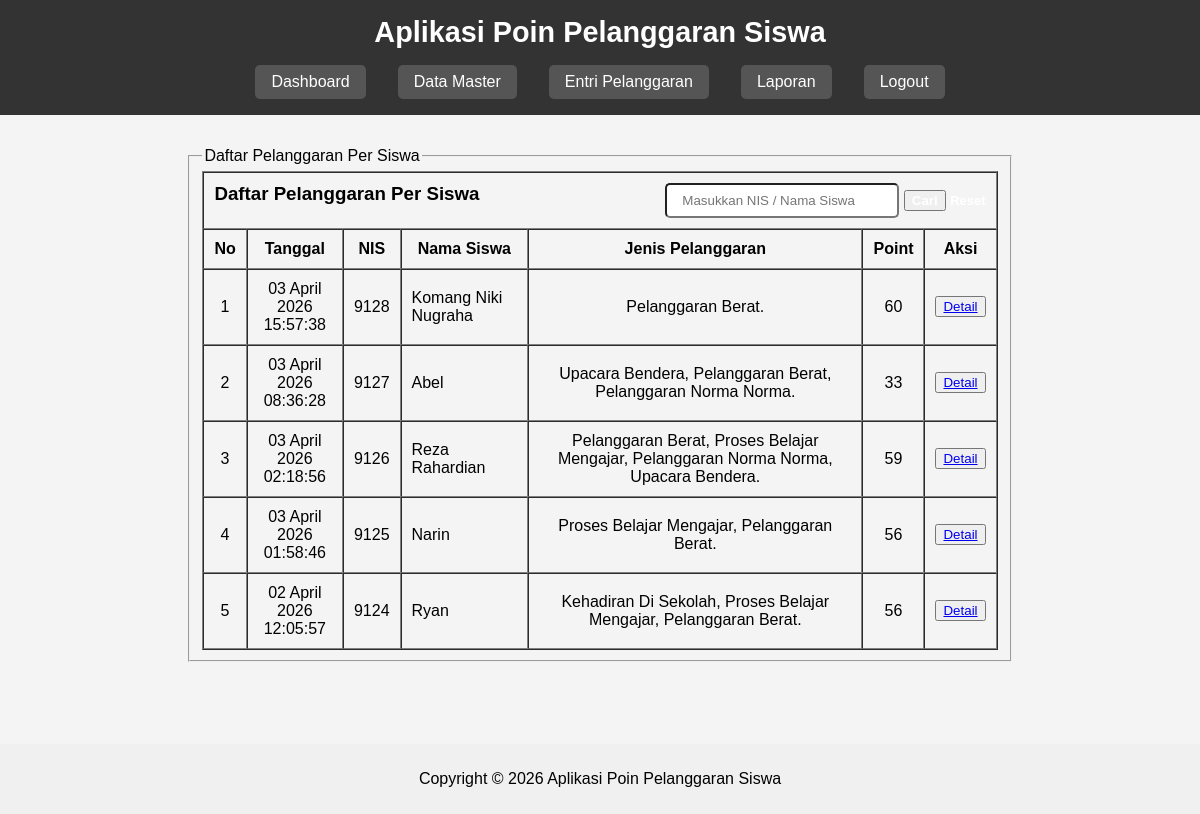
Page /pages/laporan/list_pelanggaran.php (signed in) on the earlier database version.
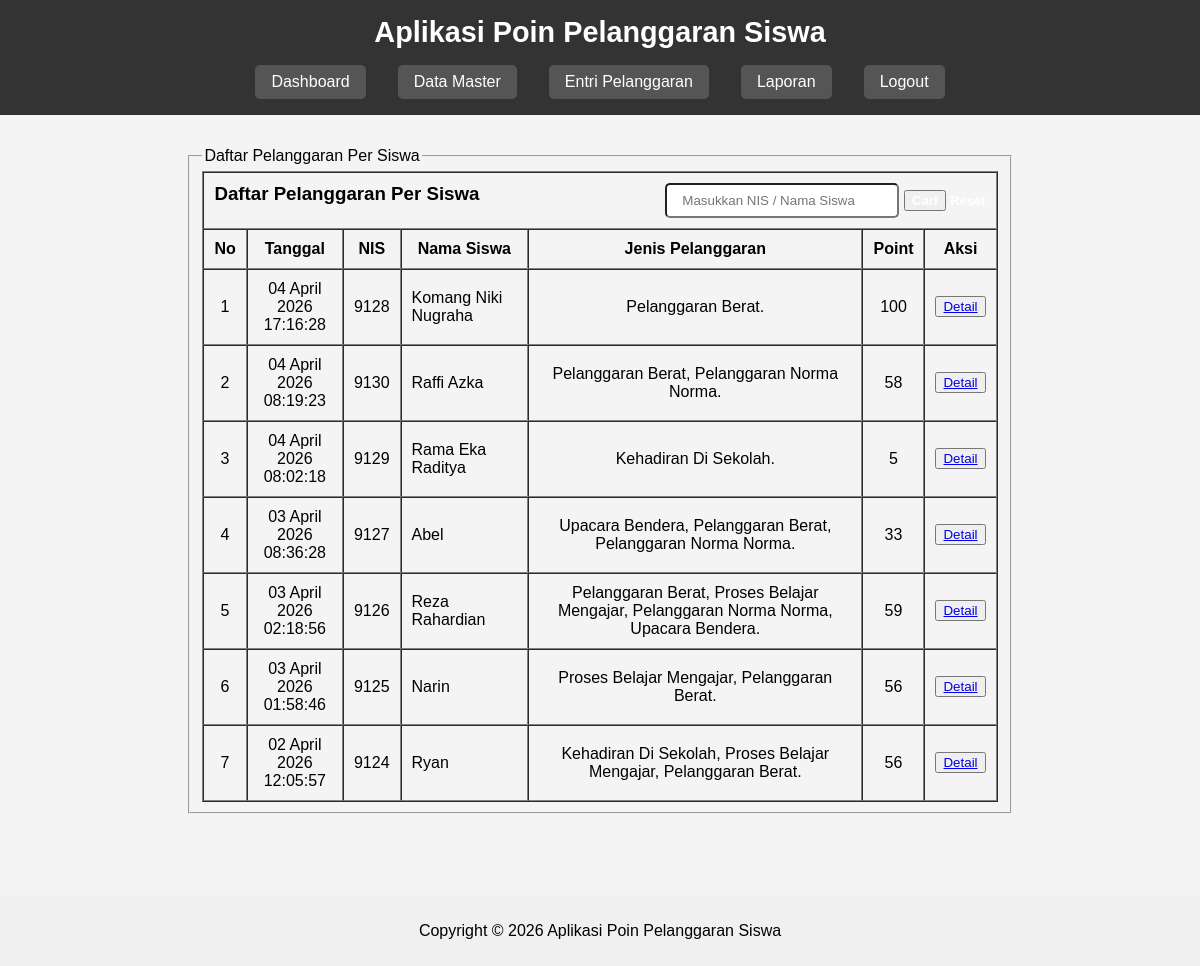
Same page on the later database version.
### tables this page shows
CREATE TABLE `pelanggaran_siswa` (
  `id_pelanggaran_siswa` int(5) NOT NULL,
  `tanggal` datetime DEFAULT NULL,
  `nis` int(5) DEFAULT NULL,
  `id_jenis_pelanggaran` int(11) DEFAULT NULL,
  `keterangan` text DEFAULT NULL
);

CREATE TABLE `siswa` (
  `nis` int(5) NOT NULL,
  `nama_siswa` varchar(50) DEFAULT NULL,
  `jenis_kelamin` enum('Laki - Laki','Perempuan') DEFAULT NULL,
  `alamat` varchar(100) DEFAULT NULL,
  `password` varchar(70) DEFAULT NULL,
  `status` enum('aktif','tidak_aktif','lulus','pindah') DEFAULT NULL,
  `id_ortu_wali` int(5) DEFAULT NULL,
  `id_kelas` int(3) DEFAULT NULL
);

### pages/laporan/list_pelanggaran.php (the view, shortened to what the changed rows need)
<?php
include ROOTPATH . "/config/config.php";
include ROOTPATH . "/includes/header.php";
if(isset($_GET['cari'])){
    $cari = $_GET['cari'];
    $result = mysqli_query($conn, "SELECT ps.id_pelanggaran_siswa, s.nama_siswa, ps.tanggal, jp.jenis, ps.nis FROM pelanggaran_siswa ps JOIN siswa s USING(nis) JOIN jenis_pelanggaran jp USING(id_jenis_pelanggaran) WHERE ps.tanggal = (SELECT MAX(tanggal) FROM pelanggaran_siswa WHERE nis = ps.nis) AND (nama_siswa like '%".$cari."%' OR nis like '%".$cari."%') ORDER BY ps.tanggal DESC");
}else{
    $result = mysqli_query($conn, "SELECT ps.id_pelanggaran_siswa, s.nama_siswa, ps.tanggal, jp.jenis, ps.nis FROM pelanggaran_siswa ps JOIN siswa s USING(nis) JOIN jenis_pelanggaran jp USING(id_jenis_pelanggaran) WHERE ps.tanggal = (SELECT MAX(tanggal) FROM pelanggaran_siswa WHERE nis = ps.nis) ORDER BY ps.tanggal DESC");
}
?>
<center>
    <fieldset style="width: 70%;">
        <div class="scroll">
            <table border="1" cellpadding="10" cellspacing="0" width="100%">
                <thead>
                    <tr>
                        <th colspan="7" align="right">
                            <h3 style="float:left; margin: 0;">Daftar Pelanggaran Per Siswa</h3>
                            <form action="list_pelanggaran.php" method="get">
                                <input type="text" value="<?php if(isset($_GET['cari'])) { echo $_GET['cari']; } else { echo ""; } ?>" name="cari" placeholder="Masukkan NIS / Nama Siswa" list="nama_siswa" style="padding: 8px 15px;width: 200px;border-radius: 5px;" autocomplete="off">
                                <input type="submit" class="btn-warning" style="color:white; font-weight:bold;" value="Cari">
                                <a href="list_pelanggaran.php" class="btn-danger" style="text-decoration: none; color: white; font-family:'Arial'; font-size:13px;">Reset</a>
                            </form>
                        </th>
                    </tr>
                    <tr>
                        <th>No</th>
                        <th>Tanggal</th>
                        <th>NIS</th>
                        <th>Nama Siswa</th>
                        <th>Jenis Pelanggaran</th>
                        <th>Point</th>
                        <th>Aksi</th>
                    </tr>
                </thead>
                <tbody>
                    <?php
                    $no = 1;
                    if(mysqli_num_rows($result)==0){
                        echo "
                        <tr><td colspan='7' align='center'>Data Tidak Ditemukan</td></tr>";
                    }else{
                        while ($row = mysqli_fetch_assoc($result)){
                    ?>
                    <tr>
                        <td align="center"><?= $no++?></td>
                        <td align="center">
                            <?php
                            $datetime = date("d-m-Y H:i:s", strtotime($row['tanggal']));
                            $tanggal = explode(" ", $datetime);
                            $jam = $tanggal[1];
                            $tanggal = explode("-", $tanggal[0]);
                            $bulan = array(
                                "01" => "Januari",
                                "02" => "Pebruari",
                                "03" => "Maret",
                                "04" => "April",
                                "05" => "Mei",
                                "06" => "Juni",
                                "07" => "Juli",
                                "08" => "Agustus",
                                "09" => "September",
                                "10" => "Oktober",
                                "11" => "November",
                                "12" => "Desember"
                            );
                            $tanggal = $tanggal[0] . " " . $bulan[$tanggal[1]] . " " . $tanggal[2];
                            echo $tanggal;
                            echo "<br>";
                            echo $jam;
                            ?>
                        </td>
                        <td align="center"><?= htmlspecialchars($row['nis']) ?></td>
                        <td><?= htmlspecialchars($row['nama_siswa']) ?></td>
                        <td align="center">
                            <?php
                            $query_pelanggaran = mysqli_query($conn, "SELECT DISTINCT jenis FROM pelanggaran_siswa JOIN jenis_pelanggaran USING(id_jenis_pelanggaran) WHERE nis = '$row[nis]'");
                            $daftar_pelanggaran = [];
                            while($data_pelanggaran = mysqli_fetch_assoc($query_pelanggaran)){
                                $daftar_pelanggaran[] = htmlspecialchars($data_pelanggaran['jenis']);
                            }
                            if(!empty($daftar_pelanggaran)){
                                echo implode(', ', $daftar_pelanggaran) . '.';
                            }
                            ?>
                        </td>
                        <?php
                        $poin_persiswa = mysqli_fetch_assoc(mysqli_query($conn, "SELECT SUM(poin) FROM pelanggaran_siswa JOIN siswa USING(nis) JOIN jenis_pelanggaran USING(id_jenis_pelanggaran) WHERE nis = '$row[nis]'"))['SUM(poin)'];
                        ?>
                        <td align="center"><?= htmlspecialchars($poin_persiswa) ?></td>
                        <td>
                            <button class="btn-primary"><a href="/poin_pelanggaran_siswa/pages/laporan/detail_pelanggaran.php?nis=<?=$row['nis']?>&from=list_pelanggaran.php">Detail</a></button>
                        </td>
                    </tr>
                    <?php
                        }
                        }
                    ?>
                </tbody>
            </table>
        </div>
    </fieldset>
</center>
<?php
include "../../includes/footer.php";
?>

Differences in the rows shown:
no longer on this page (row unchanged): pelanggaran_siswa: tanggal "03 April 2026", tanggal "15:57:38", nis "9128", nis.nama_siswa "Komang Niki Nugraha", daftar_pelanggaran "Pelanggaran Berat", poin_persiswa "60"
added pelanggaran_siswa: tanggal "04 April 2026", tanggal "17:16:28", nis "9128", nis.nama_siswa "Komang Niki Nugraha", daftar_pelanggaran "Pelanggaran Berat", poin_persiswa "100"
added pelanggaran_siswa: tanggal "04 April 2026", tanggal "08:19:23", nis "9130", nis.nama_siswa "Raffi Azka", daftar_pelanggaran "Pelanggaran Berat, Pelanggaran Norma Norma", poin_persiswa "58"
added pelanggaran_siswa: tanggal "04 April 2026", tanggal "08:02:18", nis "9129", nis.nama_siswa "Rama Eka Raditya", daftar_pelanggaran "Kehadiran Di Sekolah", poin_persiswa "5"
